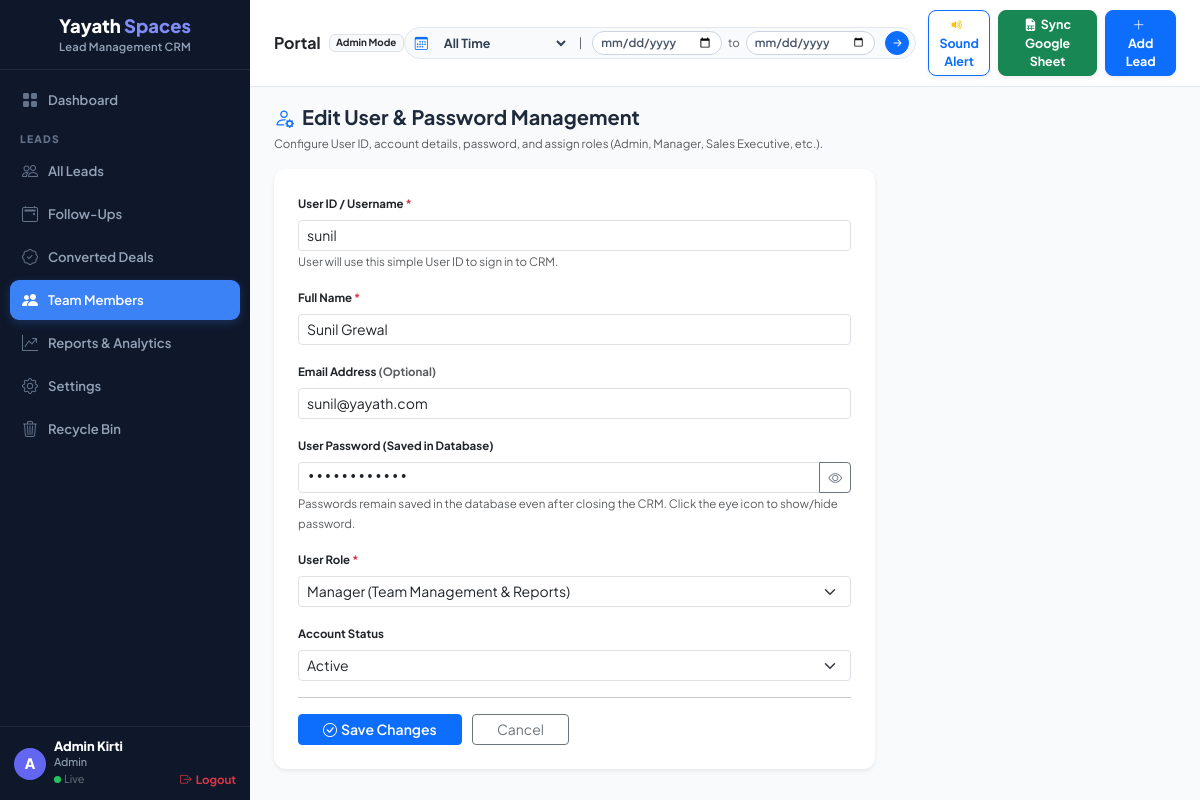
Screenshot of /users/6/edit (signed in) with the database file from the repository.
### models.py (models this page shows, shortened)
class User(db.Model):
    __tablename__ = 'users'
    id = db.Column(db.Integer, primary_key=True)
    user_id_name = db.Column(db.String(100), nullable=True)
    name = db.Column(db.String(255), nullable=False)
    email = db.Column(db.String(255), nullable=False, unique=True)
    password = db.Column(db.String(255), nullable=True, default='Password@123')
    role = db.Column(db.String(50), nullable=False, default='Sales Executive')  # Admin, Manager, Sales Executive
    status = db.Column(db.String(20), nullable=False, default='Active')
    created_at = db.Column(db.DateTime, default=datetime.utcnow)

### routes.py (the view, shortened to what this page needs)
@web_bp.route('/users/<int:uid>/edit', methods=['GET', 'POST'])
def edit_user(uid):
    if session.get('user_role') not in ('Admin', 'Manager'):
        flash('Permission denied: Only Admin or Manager can edit users.', 'danger')
        return redirect(url_for('web.dashboard'))
    user = User.query.get_or_404(uid)
    return render_template('user_form.html', user=user, action='Edit')

### routes.py (called while the page is built)
@web_bp.before_app_request
def check_authentication():
    if (request.path in ('/login', '/logout', '/favicon.ico') or
        request.path.startswith('/login') or
        request.path.startswith('/logout') or
        request.path.startswith('/static') or
        request.path.startswith('/api')):
        return
    allowed_routes = ['web.login', 'web.logout', 'static']
    if request.endpoint and request.endpoint in allowed_routes:
        return
    if 'user_id' not in session:
        return redirect(url_for('web.login'))

### templates/user_form.html (shortened to what this page needs)
{% extends "base.html" %}
{% block content %}
<div class="mb-3">
    <h3 class="fw-bold fs-5 mb-1"><i class="bi bi-person-gear text-primary me-2"></i>{{ action }} User & Password Management</h3>
    <small class="text-muted">Configure User ID, account details, password, and assign roles (Admin, Manager, Sales Executive, etc.).</small>
</div>
<div class="card card-custom p-4 col-md-8 shadow-sm">
    <form method="POST">
        <div class="mb-3">
            <label class="form-label fw-bold small">User ID / Username <span class="text-danger">*</span></label>
            <input type="text" name="user_id_name" class="form-control form-control-sm" value="{{ user.user_id_name if user and user.user_id_name else '' }}" placeholder="e.g. kirti, admin, ravi, neha" required>
            <small class="text-muted" style="font-size:0.72rem;">User will use this simple User ID to sign in to CRM.</small>
        </div>
        <div class="mb-3">
            <label class="form-label fw-bold small">Full Name <span class="text-danger">*</span></label>
            <input type="text" name="name" class="form-control form-control-sm" value="{{ user.name if user else '' }}" placeholder="e.g. Kirti Rana" required>
        </div>
        <div class="mb-3">
            <label class="form-label fw-bold small">Email Address <span class="text-muted">(Optional)</span></label>
            <input type="email" name="email" class="form-control form-control-sm" value="{{ user.email if user else '' }}" placeholder="kirti@yayathspaces.com">
        </div>
        <div class="mb-3">
            <label class="form-label fw-bold small">User Password {{ '(Saved in Database)' if user else '<span class="text-danger">*</span>' }}</label>
            <div class="input-group input-group-sm">
                <input type="password" id="userPassInput" name="password" class="form-control form-control-sm font-monospace" value="{{ user.password if user and user.password else '' }}" placeholder="Enter password (e.g. Password@123)" {{ 'required' if not user }}>
                <button type="button" class="btn btn-outline-secondary" onclick="const p = document.getElementById('userPassInput'); p.type = (p.type === 'password' ? 'text' : 'password'); this.firstElementChild.classList.toggle('bi-eye'); this.firstElementChild.classList.toggle('bi-eye-slash');" title="Show/Hide password">
                    <i class="bi bi-eye"></i>
                </button>
            </div>
            <small class="text-muted" style="font-size:0.72rem;">Passwords remain saved in the database even after closing the CRM. Click the eye icon to show/hide password.</small>
        </div>
        <div class="mb-3">
            <label class="form-label fw-bold small">User Role <span class="text-danger">*</span></label>
            <select name="role" class="form-select form-select-sm">
                <option value="Manager" {{ 'selected' if user and user.role == 'Manager' }}>Manager (Team Management & Reports)</option>
            </select>
        </div>
        {% if user %}
        <div class="mb-3">
            <label class="form-label fw-bold small">Account Status</label>
            <select name="status" class="form-select form-select-sm">
                <option value="Active" {{ 'selected' if user.status == 'Active' }}>Active</option>
            </select>
        </div>
        {% endif %}
        <hr class="my-3">
        <button type="submit" class="btn btn-primary btn-sm px-4 fw-semibold"><i class="bi bi-check-circle me-1"></i>{{ 'Save Changes' if user else 'Create User' }}</button>
        <a href="/users" class="btn btn-outline-secondary btn-sm px-4 ms-2">Cancel</a>
    </form>
</div>
{% endblock %}

### templates/base.html (style rules this page uses)
:root { --primary-bg: #f8fafc; --sidebar-width: 250px; --sidebar-bg: #0f172a; --active-nav-bg: #3b82f6; --brand-purple: #818cf8; --text-dark: #1e293b; --card-radius: 12px; }
body { font-family: 'Plus Jakarta Sans', -apple-system, BlinkMacSystemFont, "Segoe UI", Roboto, sans-serif; background-color: var(--primary-bg); color: var(--text-dark); font-size: 0.82rem; margin: 0; padding: 0; }
.card-custom { border: none; border-radius: var(--card-radius); box-shadow: 0 1px 3px rgba(0,0,0,0.04), 0 4px 8px -2px rgba(0,0,0,0.02); background: #ffffff; }

### rows the page displays
User: user_id_name "sunil", name "Sunil Grewal", email "sunil@yayath.com"

### other values shown
{{ (session.get('user_name') or 'U')[0].upper() }} "A"
{{ session.get('user_name') or 'User' }} "Admin Kirti"
{{ session.get('user_role') or 'Role' }} "Admin"
{{ session.get('user_role', 'Member') }} "Admin"
{{ action }} "Edit"
{{ 'Save Changes' if user else 'Create User' }} "Save Changes"
